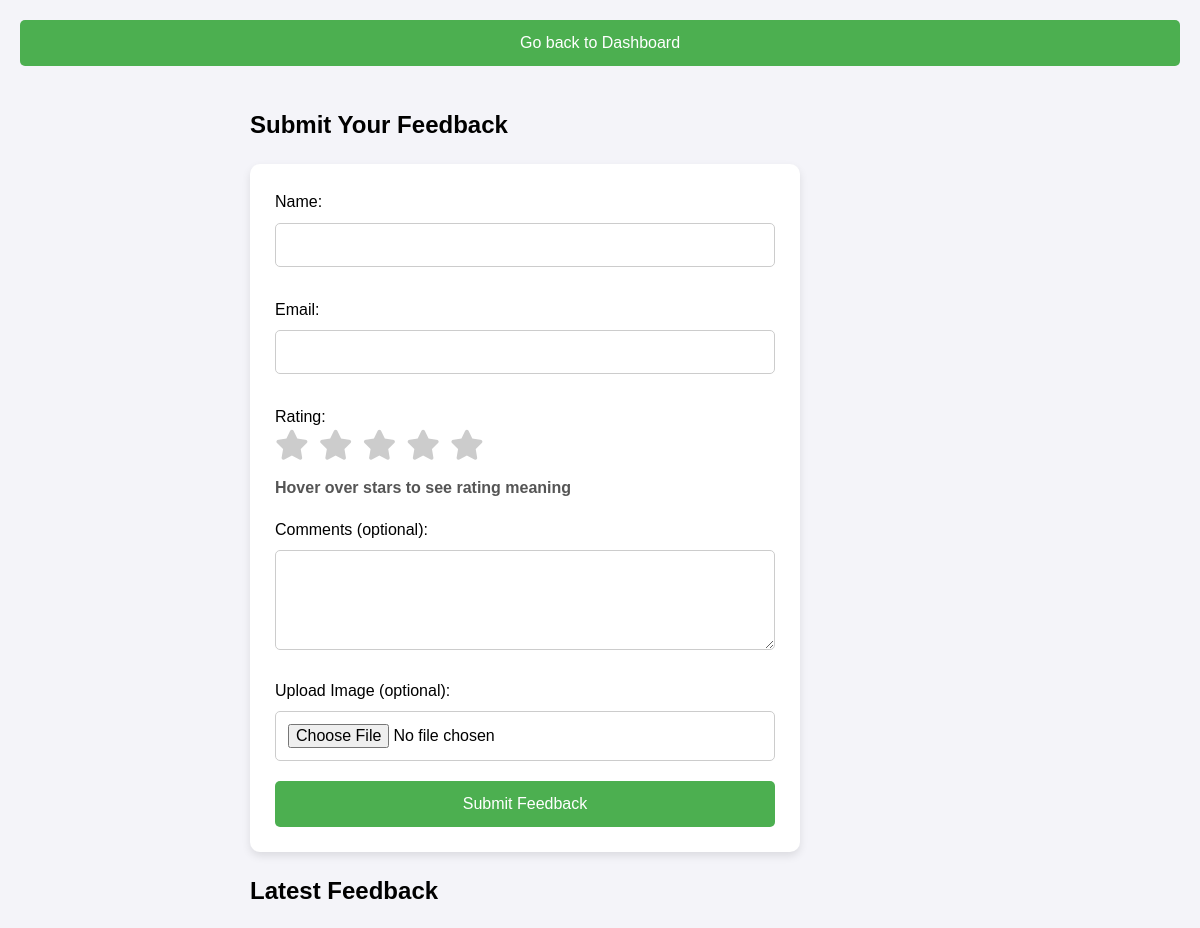
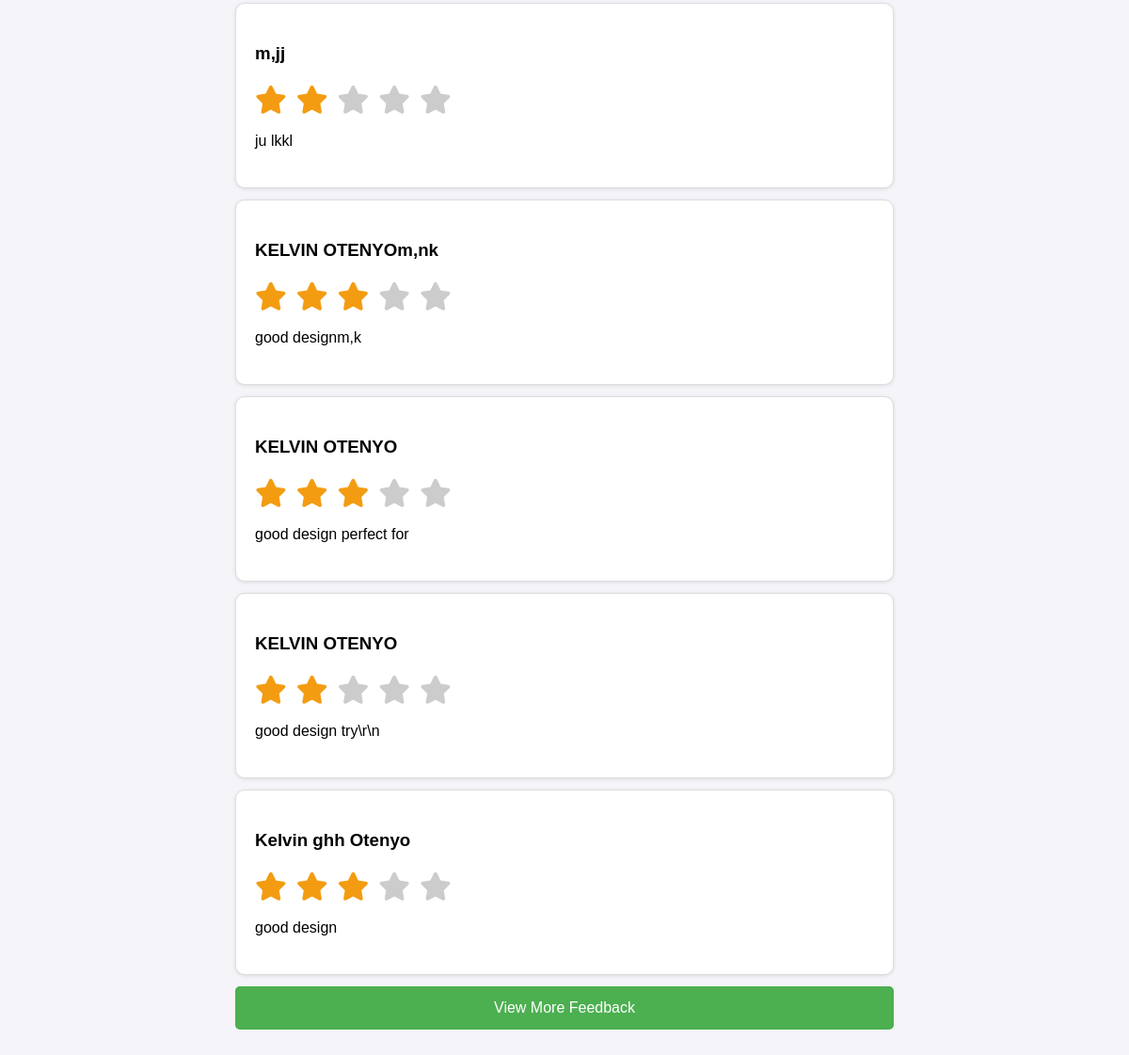
Page /feedback_merged.php on the committed database (2 pictures, top to bottom).
### tables this page shows
CREATE TABLE `feedback` (
  `id` int(6) UNSIGNED NOT NULL,
  `name` varchar(100) NOT NULL,
  `email` varchar(100) NOT NULL,
  `rating` int(1) NOT NULL,
  `comments` text DEFAULT NULL,
  `file` varchar(255) DEFAULT NULL,
  `submission_time` timestamp NOT NULL DEFAULT current_timestamp()
);

### feedback_merged.php (the view, shortened to what this page needs)
<?php
$servername = "localhost";
$username = "root";
$password = "";
$dbname = "specific";
$conn = new mysqli($servername, $username, $password, $dbname);
$feedbackOffset = isset($_GET['offset']) ? (int)$_GET['offset'] : 0;
$sql = "SELECT * FROM feedback ORDER BY submission_time DESC LIMIT 5 OFFSET $feedbackOffset";
$result = $conn->query($sql);
$feedbackData = [];
if ($result->num_rows > 0) {
    while ($row = $result->fetch_assoc()) {
        $feedbackData[] = $row;
    }
}
?>
<!DOCTYPE html>
<html lang="en">
<head>
    <link rel="stylesheet" href="https://cdnjs.cloudflare.com/ajax/libs/font-awesome/6.4.2/css/all.min.css">
</head>
<body>
   <button onclick="window.location.href='dashboard.html'">Go back to Dashboard</button>
<div class="container">
    <h2>Submit Your Feedback</h2>
    <form id="feedbackForm" action="" method="POST" enctype="multipart/form-data">
        <label for="name">Name:</label>
        <input type="text" id="name" name="name" required>
        <label for="email">Email:</label>
        <input type="email" id="email" name="email" required>
        <label>Rating:</label>
        <div class="star-rating" id="rating-stars">
            <i class="fas fa-star" data-value="1"></i>
            <i class="fas fa-star" data-value="2"></i>
            <i class="fas fa-star" data-value="3"></i>
            <i class="fas fa-star" data-value="4"></i>
            <i class="fas fa-star" data-value="5"></i>
        </div>
        <p class="rating-description" id="rating-description">Hover over stars to see rating meaning</p>
        <label for="comments">Comments (optional):</label>
        <textarea id="comments" name="comments"></textarea>
        <label for="file">Upload Image (optional):</label>
        <input type="file" id="file" name="file" accept="image/*">
        <button type="submit">Submit Feedback</button>
    </form>
    <h2>Latest Feedback</h2>
    <div id="feedback-container">
        <?php foreach ($feedbackData as $row): ?>
            <div class="feedback-item">
                <h3><?= htmlspecialchars($row['name']) ?></h3>
                <div class="star-rating">
                    <?php for ($i = 1; $i <= 5; $i++): ?>
                        <i class="fas fa-star <?= $i <= $row['rating'] ? 'active' : '' ?>"></i>
                    <?php endfor; ?>
                </div>
                <p><?= nl2br(htmlspecialchars($row['comments'])) ?></p>
            </div>
        <?php endforeach; ?>
    </div>
     <button id="load-more" onclick="loadMoreFeedback()">View More Feedback</button>
</div>
</body>
</html>

### feedback_merged.php (style rules this page uses)
body { font-family: Arial, sans-serif; margin: 20px; background-color: #f4f4f9; line-height: 1.6; }
.container { max-width: 700px; margin: auto; padding: 20px; }
form { max-width: 500px; margin-bottom: 20px; background-color: #fff; padding: 25px; border-radius: 10px; box-shadow: 0 4px 8px rgba(0, 0, 0, 0.1); }
input, textarea { width: 100%; padding: 12px; margin-top: 8px; margin-bottom: 20px; border: 1px solid #ccc; border-radius: 5px; font-size: 1rem; box-sizing: border-box; transition: border-color 0.3s ease; }
textarea { height: 100px; resize: vertical; }
.star-rating { font-size: 30px; display: flex; align-items: center; gap: 10px; margin-bottom: 15px; cursor: pointer; }
.star-rating i { color: #ccc; transition: color 0.3s, transform 0.2s ease-in-out; }
.star-rating i.active, .star-rating i:hover, .star-rating i:hover ~ i { color: #f39c12; }
.rating-description { font-size: 1rem; margin-top: 5px; color: #555; font-weight: bold; }
.feedback-item { border: 1px solid #ddd; padding: 20px; margin-bottom: 12px; background: #fff; border-radius: 10px; box-shadow: 0 1px 4px rgba(0, 0, 0, 0.1); transition: transform 0.2s ease-in-out; }
button { width: 100%; padding: 14px; font-size: 1rem; background-color: #4CAF50; color: white; border: none; border-radius: 5px; cursor: pointer; transition: background 0.3s ease-in-out; }

### rows in the picture
feedback: name "m,jj", rating 2 (drawn), comments "ju lkkl"
feedback: name "KELVIN OTENYOm,nk", rating 3 (drawn), comments "good designm,k"
feedback: name "KELVIN OTENYO", rating 3 (drawn), comments "good design perfect for"
feedback: name "KELVIN OTENYO", rating 2 (drawn), comments "good design try\\r\\n"
feedback: name "Kelvin ghh Otenyo", rating 3 (drawn), comments "good design"
